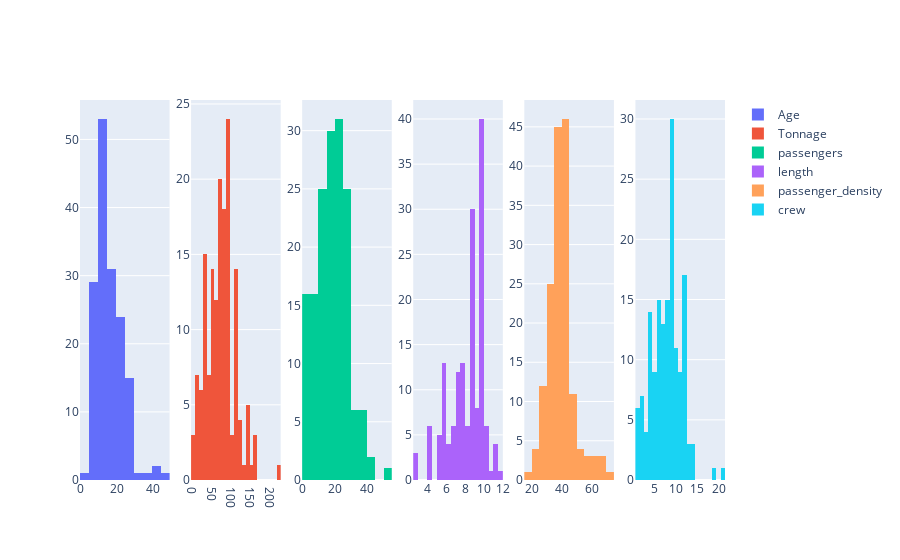

Source (notebook cell):
### Code cell
plotlyhistograms(df, cont)

### Figure 1 — Plotly figure (JSON) as saved in the notebook; plotly's stock layout.template omitted (floating-point values rounded to 4 significant figures; data arrays with more than 128 entries replaced by an {"elided": "..."} marker saying what was removed)
{"data": [{"name": "Age", "type": "histogram", "x": {"elided": "158 int values"}, "xaxis": "x", "yaxis": "y"}, {"name": "Tonnage", "type": "histogram", "x": {"elided": "158 float values"}, "xaxis": "x2", "yaxis": "y2"}, {"name": "passengers", "type": "histogram", "x": {"elided": "158 float values"}, "xaxis": "x3", "yaxis": "y3"}, {"name": "length", "type": "histogram", "x": {"elided": "158 float values"}, "xaxis": "x4", "yaxis": "y4"}, {"name": "passenger_density", "type": "histogram", "x": {"elided": "158 float values"}, "xaxis": "x5", "yaxis": "y5"}, {"name": "crew", "type": "histogram", "x": {"elided": "158 float values"}, "xaxis": "x6", "yaxis": "y6"}], "layout": {"xaxis": {"anchor": "y", "domain": [0, 0.1389]}, "xaxis2": {"anchor": "y2", "domain": [0.1722, 0.3111]}, "xaxis3": {"anchor": "y3", "domain": [0.3444, 0.4833]}, "xaxis4": {"anchor": "y4", "domain": [0.5167, 0.6556]}, "xaxis5": {"anchor": "y5", "domain": [0.6889, 0.8278]}, "xaxis6": {"anchor": "y6", "domain": [0.8611, 1]}, "yaxis": {"anchor": "x", "domain": [0, 1]}, "yaxis2": {"anchor": "x2", "domain": [0, 1]}, "yaxis3": {"anchor": "x3", "domain": [0, 1]}, "yaxis4": {"anchor": "x4", "domain": [0, 1]}, "yaxis5": {"anchor": "x5", "domain": [0, 1]}, "yaxis6": {"anchor": "x6", "domain": [0, 1]}}}
